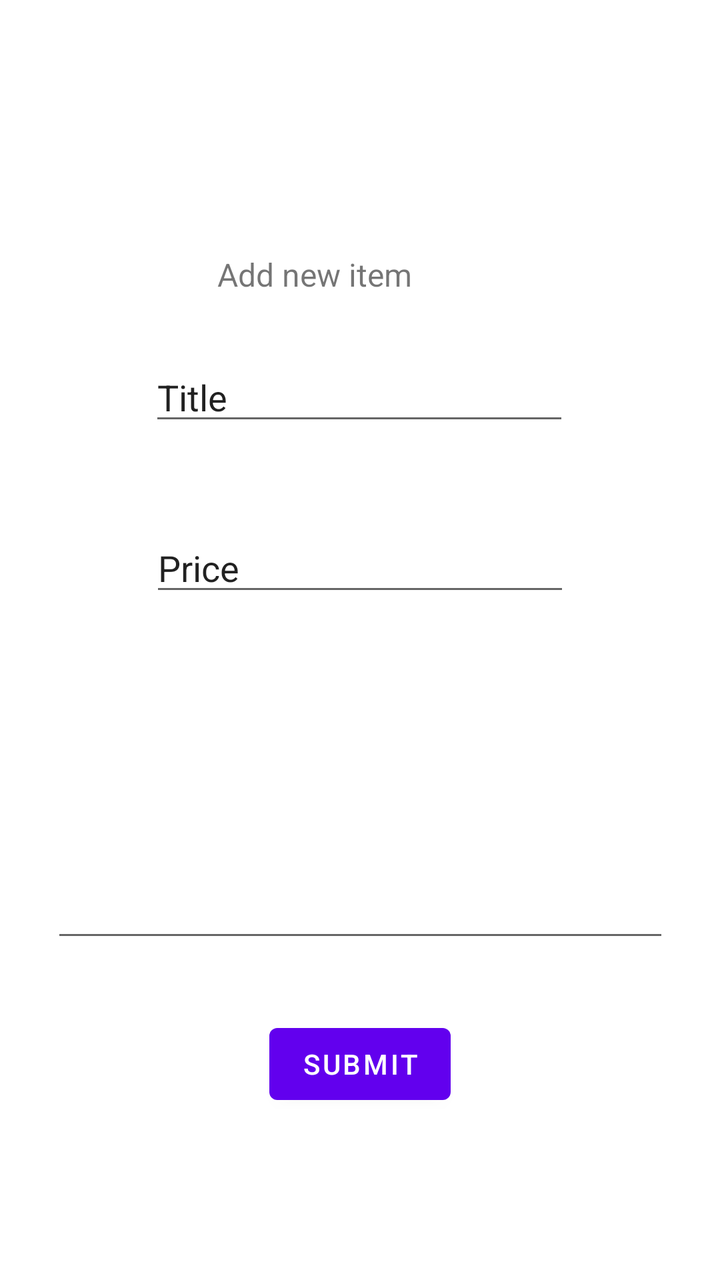
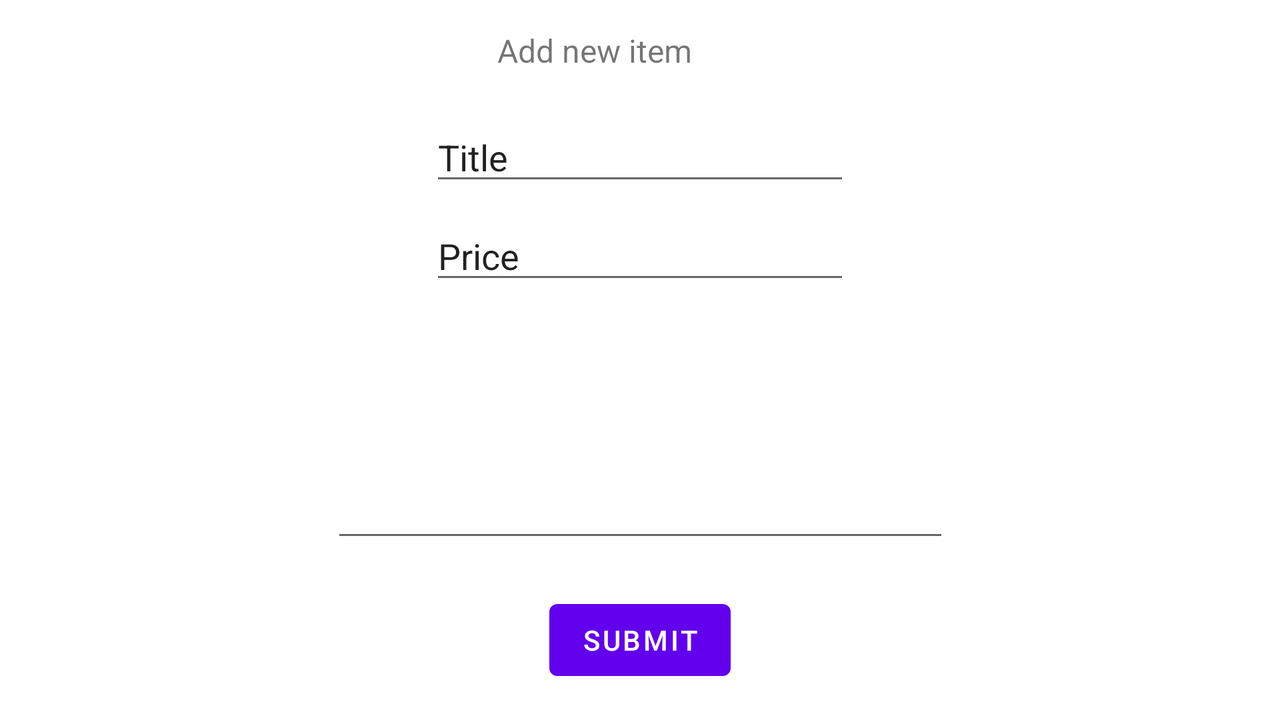

Compare how this app lays out the same screen by default and in its alternative resource folder. The renders come first, then the two layout files and the values they reference.
<!-- AndroidManifest.xml: application theme Theme.OpbligatoriskopgaveApp -->
<!-- res/layout/fragment_add.xml -->
<?xml version="1.0" encoding="utf-8"?>
<androidx.constraintlayout.widget.ConstraintLayout xmlns:android="http://schemas.android.com/apk/res/android"
    xmlns:app="http://schemas.android.com/apk/res-auto"
    xmlns:tools="http://schemas.android.com/tools"
    android:layout_width="match_parent"
    android:layout_height="match_parent"
    tools:context=".AddFragment">

    <TextView
        android:id="@+id/textView"
        android:layout_width="143dp"
        android:layout_height="26dp"
        android:layout_marginBottom="24dp"
        android:text="Add new item"
        android:textSize="16sp"
        app:layout_constraintBottom_toTopOf="@+id/EditTextTitle"
        app:layout_constraintEnd_toEndOf="parent"
        app:layout_constraintStart_toStartOf="parent" />

    <EditText
        android:id="@+id/EditTextTitle"
        android:layout_width="wrap_content"
        android:layout_height="wrap_content"
        android:layout_marginBottom="44dp"
        android:ems="10"
        android:inputType="textPersonName"
        android:text="Title"
        app:layout_constraintBottom_toTopOf="@+id/EditTextPrice"
        app:layout_constraintEnd_toEndOf="parent"
        app:layout_constraintHorizontal_bias="0.497"
        app:layout_constraintStart_toStartOf="parent" />

    <EditText
        android:id="@+id/EditTextPrice"
        android:layout_width="wrap_content"
        android:layout_height="wrap_content"
        android:layout_marginBottom="56dp"
        android:ems="10"
        android:inputType="textPersonName"
        android:text="Price"
        app:layout_constraintBottom_toTopOf="@+id/EditTextDescription"
        app:layout_constraintEnd_toEndOf="parent"
        app:layout_constraintStart_toStartOf="parent" />

    <EditText
        android:id="@+id/EditTextDescription"
        android:layout_width="309dp"
        android:layout_height="117dp"
        android:layout_marginBottom="164dp"
        android:ems="10"
        android:gravity="start|top"
        android:inputType="textMultiLine"
        app:layout_constraintBottom_toBottomOf="parent"
        app:layout_constraintEnd_toEndOf="parent"
        app:layout_constraintStart_toStartOf="parent" />

    <Button
        android:id="@+id/SubmitButton"
        android:layout_width="wrap_content"
        android:layout_height="wrap_content"
        android:layout_marginTop="32dp"
        android:layout_marginBottom="64dp"
        android:text="Submit"
        app:layout_constraintBottom_toBottomOf="parent"
        app:layout_constraintEnd_toEndOf="parent"
        app:layout_constraintStart_toStartOf="parent"
        app:layout_constraintTop_toBottomOf="@+id/EditTextDescription"
        app:layout_constraintVertical_bias="0.0" />

</androidx.constraintlayout.widget.ConstraintLayout>
<!-- resources referenced by this layout -->
<resources>
  <style name="Theme.OpbligatoriskopgaveApp" parent="Theme.MaterialComponents.DayNight.DarkActionBar">
          
          <item name="colorPrimary">@color/purple_500</item>
          <item name="colorPrimaryVariant">@color/purple_700</item>
          <item name="colorOnPrimary">@color/white</item>
          
          <item name="colorSecondary">@color/teal_200</item>
          <item name="colorSecondaryVariant">@color/teal_700</item>
          <item name="colorOnSecondary">@color/black</item>
          
          <item name="android:statusBarColor" tools:targetApi="l">?attr/colorPrimaryVariant</item>
          
      </style>
</resources>
<!-- res/layout-land/fragment_add.xml (the repository's variant of the layout above) -->
<!-- drawn on the phone turned sideways -->
<?xml version="1.0" encoding="utf-8"?>
<androidx.constraintlayout.widget.ConstraintLayout xmlns:android="http://schemas.android.com/apk/res/android"
    xmlns:app="http://schemas.android.com/apk/res-auto"
    xmlns:tools="http://schemas.android.com/tools"
    android:layout_width="match_parent"
    android:layout_height="match_parent"
    tools:context=".AddFragment">

    <TextView
        android:id="@+id/textView"
        android:layout_width="143dp"
        android:layout_height="26dp"
        android:layout_marginBottom="16dp"
        android:text="Add new item"
        android:textSize="16sp"
        app:layout_constraintBottom_toTopOf="@+id/EditTextTitle"
        app:layout_constraintEnd_toEndOf="parent"
        app:layout_constraintStart_toStartOf="parent" />

    <EditText
        android:id="@+id/EditTextTitle"
        android:layout_width="wrap_content"
        android:layout_height="wrap_content"
        android:layout_marginBottom="8dp"
        android:ems="10"
        android:inputType="textPersonName"
        android:text="Title"
        app:layout_constraintBottom_toTopOf="@+id/EditTextPrice"
        app:layout_constraintEnd_toEndOf="parent"
        app:layout_constraintStart_toStartOf="parent" />

    <EditText
        android:id="@+id/EditTextPrice"
        android:layout_width="wrap_content"
        android:layout_height="wrap_content"
        android:layout_marginBottom="12dp"
        android:ems="10"
        android:inputType="textPersonName"
        android:text="Price"
        app:layout_constraintBottom_toTopOf="@+id/EditTextDescription"
        app:layout_constraintEnd_toEndOf="parent"
        app:layout_constraintStart_toStartOf="parent" />

    <EditText
        android:id="@+id/EditTextDescription"
        android:layout_width="309dp"
        android:layout_height="117dp"
        android:layout_marginBottom="20dp"
        android:ems="10"
        android:gravity="start|top"
        android:inputType="textMultiLine"
        app:layout_constraintBottom_toTopOf="@+id/SubmitButton"
        app:layout_constraintEnd_toEndOf="parent"
        app:layout_constraintStart_toStartOf="parent" />

    <Button
        android:id="@+id/SubmitButton"
        android:layout_width="wrap_content"
        android:layout_height="wrap_content"
        android:layout_marginBottom="16dp"
        android:text="Submit"
        app:layout_constraintBottom_toBottomOf="parent"
        app:layout_constraintEnd_toEndOf="parent"
        app:layout_constraintStart_toStartOf="parent" />

</androidx.constraintlayout.widget.ConstraintLayout>
